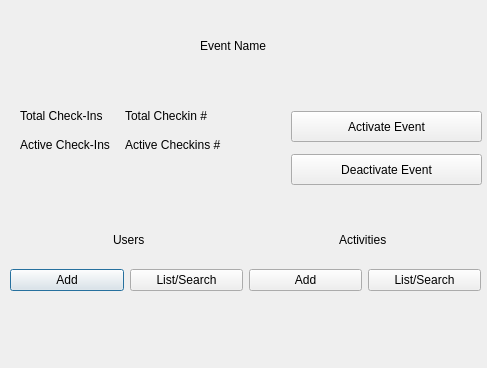
<?xml version="1.0" encoding="UTF-8"?>
<ui version="4.0">
 <class>EventAdminWindow</class>
 <widget class="QDialog" name="EventAdminWindow">
  <property name="geometry">
   <rect>
    <x>0</x>
    <y>0</y>
    <width>487</width>
    <height>368</height>
   </rect>
  </property>
  <property name="windowTitle">
   <string>Dialog</string>
  </property>
  <widget class="QLabel" name="eventNameLabel">
   <property name="geometry">
    <rect>
     <x>200</x>
     <y>30</y>
     <width>151</width>
     <height>31</height>
    </rect>
   </property>
   <property name="text">
    <string>Event Name</string>
   </property>
  </widget>
  <widget class="QWidget" name="layoutWidget">
   <property name="geometry">
    <rect>
     <x>20</x>
     <y>100</y>
     <width>261</width>
     <height>111</height>
    </rect>
   </property>
   <layout class="QFormLayout" name="formLayout">
    <property name="fieldGrowthPolicy">
     <enum>QFormLayout::AllNonFixedFieldsGrow</enum>
    </property>
    <property name="horizontalSpacing">
     <number>15</number>
    </property>
    <property name="verticalSpacing">
     <number>15</number>
    </property>
    <property name="topMargin">
     <number>9</number>
    </property>
    <item row="0" column="0">
     <widget class="QLabel" name="totalCheckinsLabel">
      <property name="text">
       <string>Total Check-Ins</string>
      </property>
     </widget>
    </item>
    <item row="0" column="1">
     <widget class="QLabel" name="totalCheckinsNumLabel">
      <property name="text">
       <string>Total Checkin #</string>
      </property>
     </widget>
    </item>
    <item row="1" column="0">
     <widget class="QLabel" name="activeCheckinsLabel">
      <property name="text">
       <string>Active Check-Ins</string>
      </property>
     </widget>
    </item>
    <item row="1" column="1">
     <widget class="QLabel" name="activeCheckinsNumLabel">
      <property name="text">
       <string>Active Checkins #</string>
      </property>
     </widget>
    </item>
   </layout>
  </widget>
  <widget class="QWidget" name="layoutWidget">
   <property name="geometry">
    <rect>
     <x>10</x>
     <y>260</y>
     <width>471</width>
     <height>41</height>
    </rect>
   </property>
   <layout class="QHBoxLayout" name="horizontalLayout_3">
    <item>
     <layout class="QHBoxLayout" name="horizontalLayout">
      <item>
       <widget class="QPushButton" name="searchUsersButton">
        <property name="text">
         <string>Add</string>
        </property>
       </widget>
      </item>
      <item>
       <widget class="QPushButton" name="listUsersButton">
        <property name="text">
         <string>List/Search</string>
        </property>
       </widget>
      </item>
     </layout>
    </item>
    <item>
     <layout class="QHBoxLayout" name="horizontalLayout_2">
      <item>
       <widget class="QPushButton" name="searchActsButton">
        <property name="text">
         <string>Add</string>
        </property>
       </widget>
      </item>
      <item>
       <widget class="QPushButton" name="listActsButton">
        <property name="text">
         <string>List/Search</string>
        </property>
       </widget>
      </item>
     </layout>
    </item>
   </layout>
  </widget>
  <widget class="QWidget" name="layoutWidget">
   <property name="geometry">
    <rect>
     <x>113</x>
     <y>230</y>
     <width>301</width>
     <height>20</height>
    </rect>
   </property>
   <layout class="QHBoxLayout" name="horizontalLayout_4">
    <property name="spacing">
     <number>150</number>
    </property>
    <item>
     <widget class="QLabel" name="usersLabel">
      <property name="text">
       <string>Users</string>
      </property>
     </widget>
    </item>
    <item>
     <widget class="QLabel" name="actsLabel">
      <property name="text">
       <string>Activities</string>
      </property>
     </widget>
    </item>
   </layout>
  </widget>
  <widget class="QPushButton" name="activeEventButton">
   <property name="geometry">
    <rect>
     <x>291</x>
     <y>111</y>
     <width>191</width>
     <height>31</height>
    </rect>
   </property>
   <property name="text">
    <string>Activate Event</string>
   </property>
  </widget>
  <widget class="QPushButton" name="deactEventButton">
   <property name="geometry">
    <rect>
     <x>291</x>
     <y>154</y>
     <width>191</width>
     <height>31</height>
    </rect>
   </property>
   <property name="text">
    <string>Deactivate Event</string>
   </property>
  </widget>
 </widget>
 <resources/>
 <connections/>
</ui>
